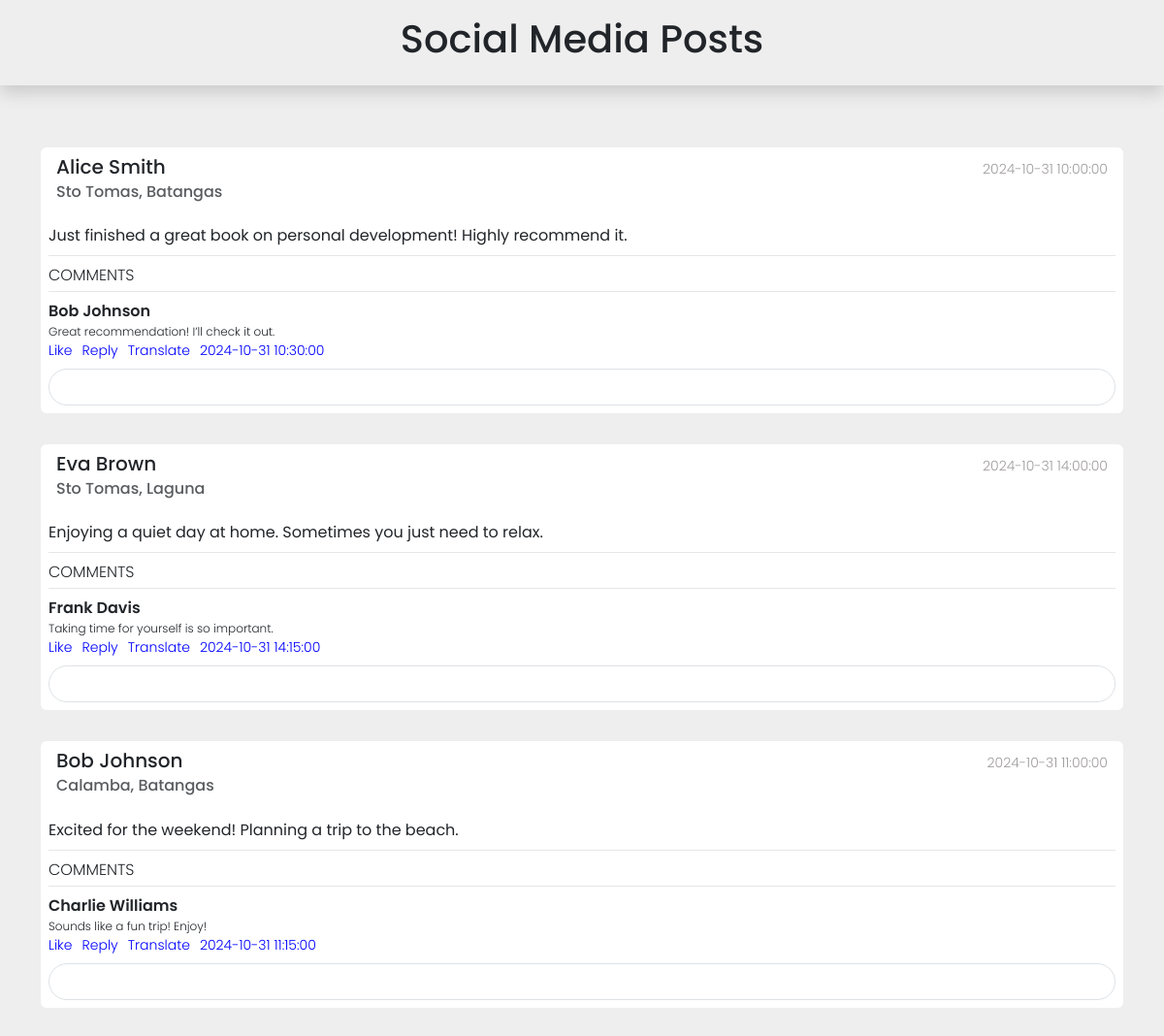
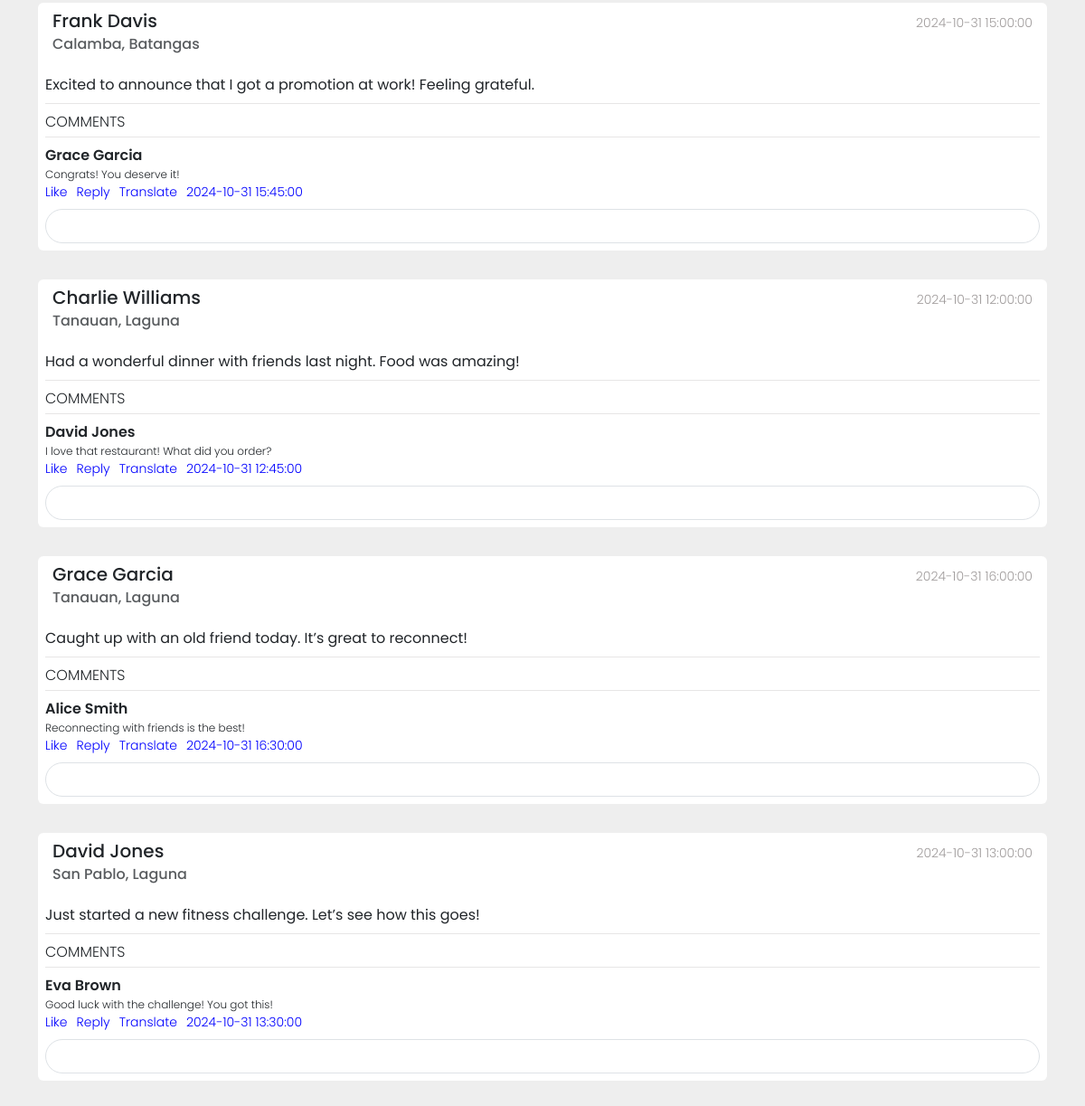
Page /socialMedia.php on the committed database (2 pictures, top to bottom).
### tables this page shows
CREATE TABLE `posts` (
  `postID` int(11) NOT NULL,
  `userID` int(11) NOT NULL,
  `content` varchar(500) NOT NULL,
  `dateTime` varchar(50) NOT NULL,
  `privacy` varchar(50) NOT NULL,
  `isDeleted` varchar(50) NOT NULL,
  `attachment` varchar(50) NOT NULL,
  `cityID` int(11) NOT NULL,
  `provinceID` int(11) NOT NULL
);

CREATE TABLE `userinfo` (
  `userInfoID` int(11) NOT NULL,
  `firstName` varchar(50) NOT NULL,
  `lastName` varchar(50) NOT NULL,
  `addressID` int(50) NOT NULL
);

CREATE TABLE `city` (
  `cityID` int(11) NOT NULL,
  `cityName` varchar(11) NOT NULL
);

CREATE TABLE `provinces` (
  `provinceID` int(11) NOT NULL,
  `provinceName` varchar(50) NOT NULL
);

CREATE TABLE `comments` (
  `commentID` int(11) NOT NULL,
  `dateTime` varchar(50) NOT NULL,
  `content` varchar(500) NOT NULL,
  `userID` int(11) NOT NULL,
  `postID` int(11) NOT NULL
);

### connect.php (called while the page is built, shortened)
<?php
  function executeQuery($query){
    $conn = $GLOBALS['conn'];
    return mysqli_query($conn, $query);
  }
?>

### socialMedia.php (the view, shortened to what this page needs)
<?php
include("connect.php");
$query = "
SELECT p.*,
       u.userID,
       ui.firstName AS posterFirstName,
       ui.lastName AS posterLastName,
       p.content AS postContent,
       p.dateTime AS postDateTime,
       c.cityName,
       pr.provinceName,
       cm.content AS commentContent,
       cm.dateTime AS commentDateTime,
       uc.firstName AS commenterFirstName,
       uc.lastName AS commenterLastName
FROM posts p
JOIN users u ON p.userID = u.userID
JOIN userinfo ui ON u.userInfoID = ui.userInfoID
JOIN city c ON p.cityID = c.cityID
JOIN provinces pr ON p.provinceID = pr.provinceID
LEFT JOIN comments cm ON p.postID = cm.postID
LEFT JOIN users cu ON cm.userID = cu.userID
LEFT JOIN userinfo uc ON cu.userInfoID = uc.userInfoID
WHERE p.isDeleted = '0'";
$result = executeQuery($query);
?>
<head>
    <link href="https://cdn.jsdelivr.net/npm/bootstrap@5.3.3/dist/css/bootstrap.min.css" rel="stylesheet"
>
    <link rel="stylesheet" href="socialMedia.css">
</head>
<body>
<div class="container-fluid shadow mb-5 p-3 text-center">
    <h1>Social Media Posts</h1>
</div>
    <div class="container mt-5 mb-5">
        <div class="row d-flex align-items-center justify-content-center">
            <?php
            if (mysqli_num_rows($result)) {
                while ($user = mysqli_fetch_assoc($result)) {
            ?>
                    <div class="col-12 rounded-4  my-3 mx-5">
                        <div class="card">
                            <div class="d-flex justify-content-between p-2 px-3">
                                <div class="d-flex flex-row align-items-center">
                                    <div class="d-flex flex-column ml-2">
                                        <h5 class="card-title">
                                            <?php echo $user["posterFirstName"] . " " . $user["posterLastName"] ?>
                                        </h5>
                                        <h6 class="card-subtitle mb-2 text-body-secondary">
                                            <?php
                                            echo $user["cityName"] . ", " . $user["provinceName"];
                                            ?>
                                        </h6>
                                    </div>
                                </div>
                                <div class="d-flex flex-row mt-1 ellipsis"> <small class="mr-2"><?php echo $user["postDateTime"] ?></small> <i class="fa fa-ellipsis-h"></i> </div>
                            </div>
                            <div class="p-2">
                            <p class="text-justify mb-2"><strong><?php echo htmlspecialchars($user["postContent"]); ?></strong></p>
                                <hr>
                                <div class="d-flex align-items-center">
    <div class="d-flex flex-row ml-2">
        <span>COMMENTS</span>
    </div>
</div>
                                <hr>
                                <div class="comments">
                                    <div class="d-flex flex-row mb-2">
                                        <div class="d-flex flex-column ml-2"> <span class="name"><?php echo $user["commenterFirstName"] . " " . $user["commenterLastName"] ?></span> <small class="comment-text"><?php echo $user["commentContent"] ?></small>
                                            <div class="d-flex flex-row align-items-center status"> <small>Like</small> <small>Reply</small> <small>Translate</small> <small><?php echo $user["commentDateTime"] ?></small> </div>
                                        </div>
                                    </div>
                                    <div class="comment-input"> <input type="text" class="form-control">
                                    </div>
                                </div>
                            </div>
                        </div>
                    </div>
            <?php
                }
            }
            ?>
        </div>
    </div>
</body>
</html>

### socialMedia.css (style rules this page uses)
body { background-color: #eee; font-family: "Poppins", sans-serif; font-weight: 300 }
.card { border: none }
.ellipsis { color: #a09c9c }
hr { color: #a09c9c; margin-top: 4px; margin-bottom: 8px }
.name { font-weight: 600 }
.comment-text { font-size: 12px }
.status small { margin-right: 10px; color: blue }
.form-control { border-radius: 26px }
.comment-input { position: relative }

### rows in the picture
posts: userinfo.firstName "Alice", userinfo.lastName "Smith", cityID.cityName "Sto Tomas", provinceID.provinceName "Batangas", dateTime "2024-10-31 10:00:00", content "Just finished a great book on personal development! Highly recommend it.", userinfo.firstName "Bob", userinfo.lastName "Johnson", comments.content "Great recommendation! I’ll check it out.", comments.dateTime "2024-10-31 10:30:00"
posts: userinfo.firstName "Eva", userinfo.lastName "Brown", cityID.cityName "Sto Tomas", provinceID.provinceName "Laguna", dateTime "2024-10-31 14:00:00", content "Enjoying a quiet day at home. Sometimes you just need to relax.", userinfo.firstName "Frank", userinfo.lastName "Davis", comments.content "Taking time for yourself is so important.", comments.dateTime "2024-10-31 14:15:00"
posts: userinfo.firstName "Bob", userinfo.lastName "Johnson", cityID.cityName "Calamba", provinceID.provinceName "Batangas", dateTime "2024-10-31 11:00:00", content "Excited for the weekend! Planning a trip to the beach.", userinfo.firstName "Charlie", userinfo.lastName "Williams", comments.content "Sounds like a fun trip! Enjoy!", comments.dateTime "2024-10-31 11:15:00"
posts: userinfo.firstName "Frank", userinfo.lastName "Davis", cityID.cityName "Calamba", provinceID.provinceName "Batangas", dateTime "2024-10-31 15:00:00", content "Excited to announce that I got a promotion at work! Feeling grateful.", userinfo.firstName "Grace", userinfo.lastName "Garcia", comments.content "Congrats! You deserve it!", comments.dateTime "2024-10-31 15:45:00"
posts: userinfo.firstName "Charlie", userinfo.lastName "Williams", cityID.cityName "Tanauan", provinceID.provinceName "Laguna", dateTime "2024-10-31 12:00:00", content "Had a wonderful dinner with friends last night. Food was amazing!", userinfo.firstName "David", userinfo.lastName "Jones", comments.content "I love that restaurant! What did you order?", comments.dateTime "2024-10-31 12:45:00"
posts: userinfo.firstName "Grace", userinfo.lastName "Garcia", cityID.cityName "Tanauan", provinceID.provinceName "Laguna", dateTime "2024-10-31 16:00:00", content "Caught up with an old friend today. It’s great to reconnect!", userinfo.firstName "Alice", userinfo.lastName "Smith", comments.content "Reconnecting with friends is the best!", comments.dateTime "2024-10-31 16:30:00"
posts: userinfo.firstName "David", userinfo.lastName "Jones", cityID.cityName "San Pablo", provinceID.provinceName "Laguna", dateTime "2024-10-31 13:00:00", content "Just started a new fitness challenge. Let’s see how this goes!", userinfo.firstName "Eva", userinfo.lastName "Brown", comments.content "Good luck with the challenge! You got this!", comments.dateTime "2024-10-31 13:30:00"
